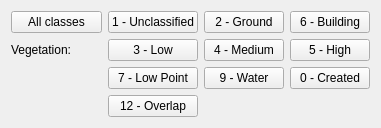
               <widget class="QWidget" name="classesToProcessTab_2">
                <attribute name="title">
                 <string>Classes to process</string>
                </attribute>
                <layout class="QGridLayout" name="gridLayout_15">
                 <item row="0" column="0">
                  <widget class="QPushButton" name="allClassesPushButton">
                   <property name="text">
                    <string>All classes</string>
                   </property>
                  </widget>
                 </item>
                 <item row="0" column="2">
                  <widget class="QPushButton" name="toClass2PushButton">
                   <property name="text">
                    <string>2 - Ground</string>
                   </property>
                  </widget>
                 </item>
                 <item row="0" column="1">
                  <widget class="QPushButton" name="toClass1PushButton">
                   <property name="text">
                    <string>1 - Unclassified</string>
                   </property>
                  </widget>
                 </item>
                 <item row="0" column="3">
                  <widget class="QPushButton" name="toClass6PushButton">
                   <property name="text">
                    <string>6 - Building</string>
                   </property>
                  </widget>
                 </item>
                 <item row="2" column="1">
                  <widget class="QPushButton" name="toClass7PushButton">
                   <property name="text">
                    <string>7 - Low Point</string>
                   </property>
                  </widget>
                 </item>
                 <item row="1" column="1">
                  <widget class="QPushButton" name="toClass3PushButton">
                   <property name="text">
                    <string>3 - Low</string>
                   </property>
                  </widget>
                 </item>
                 <item row="1" column="3">
                  <widget class="QPushButton" name="toClass5PushButton">
                   <property name="text">
                    <string>5 - High</string>
                   </property>
                  </widget>
                 </item>
                 <item row="1" column="2">
                  <widget class="QPushButton" name="toClass4PushButton">
                   <property name="text">
                    <string>4 - Medium</string>
                   </property>
                  </widget>
                 </item>
                 <item row="2" column="2">
                  <widget class="QPushButton" name="toClass9PushButton">
                   <property name="text">
                    <string>9 - Water</string>
                   </property>
                  </widget>
                 </item>
                 <item row="1" column="0">
                  <widget class="QLabel" name="label_6">
                   <property name="text">
                    <string>Vegetation:</string>
                   </property>
                  </widget>
                 </item>
                 <item row="2" column="3">
                  <widget class="QPushButton" name="toClass0PushButton">
                   <property name="text">
                    <string>0 - Created</string>
                   </property>
                  </widget>
                 </item>
                 <item row="2" column="0">
                  <spacer name="horizontalSpacer_17">
                   <property name="orientation">
                    <enum>Qt::Horizontal</enum>
                   </property>
                   <property name="sizeHint" stdset="0">
                    <size>
                     <width>91</width>
                     <height>20</height>
                    </size>
                   </property>
                  </spacer>
                 </item>
                 <item row="3" column="1">
                  <widget class="QPushButton" name="toClass12PushButton">
                   <property name="text">
                    <string>12 - Overlap</string>
                   </property>
                  </widget>
                 </item>
                </layout>
               </widget>
